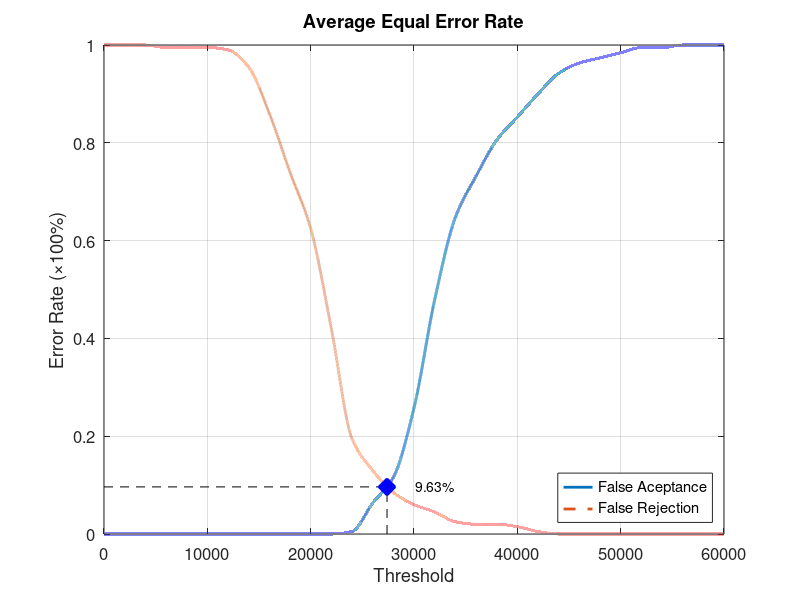
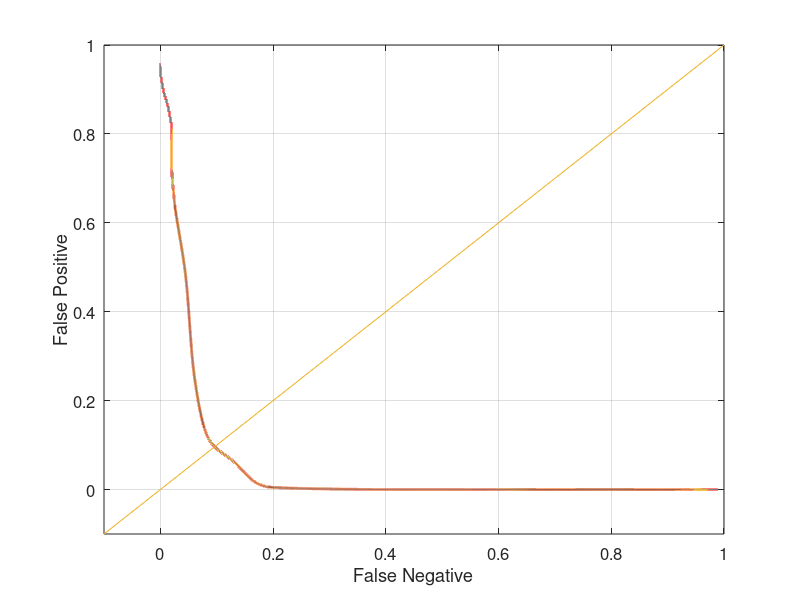

MATLAB code to generate these figures, in order:
function yEER = Database5_4
close all;
clear;
clc;
x = 0:2000:60000;
xq = 0:0.5:60000;

y0 = [0 0 0 0 0 0 0 0 0 0 0 0 0.00526316 0.0631579 0.115789 0.257895 0.478947 0.647368 0.731579 0.805263 0.852632 0.9 0.942105 0.963158 0.973684 0.984211 0.994737 0.994737 1 1 1];
yy0 = interp1(x, y0, xq, 'pchip');
y1 = [1 1 1 0.995 0.995 0.995 0.99 0.955 0.86 0.74 0.625 0.42 0.195 0.13 0.085 0.06 0.045 0.025 0.02 0.02 0.015 0.005 0 0 0 0 0 0 0 0 0];
yy1 = interp1(x, y1, xq, 'pchip');

% Calculating EER: 
y2 = abs(y0 - y1);
find(y2 == min(y2))
yy2 = abs(yy0 - yy1);
xEER = find(yy2 == min(yy2));
xEERIndex = xq(xEER) % X-axis EER
yEER = yy0(xEER) % Y-axis EER

main = figure
plot(xq, yy0,'-','LineWidth', 2);	hold on
plot(xq, yy1,'--','LineWidth', 2);	hold on
plot([xEERIndex xEERIndex], [0 yEER], 'k--');	hold on
plot([0 xEERIndex], [yEER yEER], 'k--');	hold on
plot(xEERIndex, yEER, 'bx', 'LineWidth', 10);	hold on
text(xEERIndex + 10 * xEERIndex / 100, yEER, [num2str(round((10000 * yEER)) / 100) '%'])
legend('False Aceptance', 'False Rejection', 'Location', 'SouthEast')
xlabel('Threshold')
ylabel('Error Rate (\times100%)')
title('Average Equal Error Rate')
set(gca, 'FontSize', 12)
axis([0 60000 0 1])
grid on

print(main, 'Database5_4Main', '-dpng');
FNRxFPR = figure('Color', [1 1 1]);
plot(yy1, yy0, '-', yy1, yy0, 'LineWidth', 2);
hold on
y = -0.1:0.1:1
plot(y, y); 
set(gca, 'FontSize', 12)
xlabel('False Negative')
ylabel('False Positive')
axis([-0.1 1 -0.1 1])
set(gca, 'FontSize', 12)
grid on

print(FNRxFPR, 'Database5_4FNRxFPR','-dpng');
end
